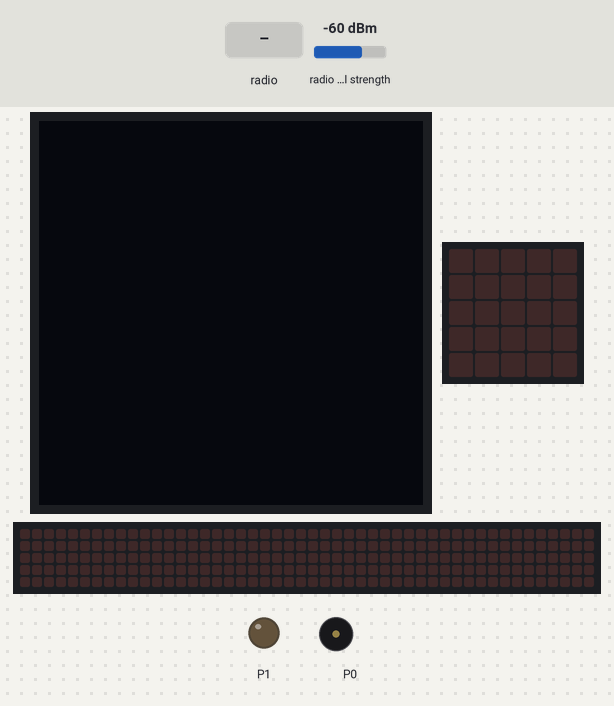
The program below on a simulated BBC micro:bit (MakeCode). On the bench: 128×128 one-colour display, the board's 5×5 LED display, a strip that is not on the board, showing the scrolling text unrolled, output pins drawn as LEDs (lit = HIGH), buzzer (waves = sounding). The test bench sets the inputs (shaded band); at power-on: radio signal strength -60 dBm. No radio messages arrive unless stated (any console line starting 'radio sent:' is added by the test bench); the 48×5 strip is a reading aid, not a part: it shows the text the display is scrolling, unrolled, one strip-width of it at a time; what the program prints to the serial console is not drawn.

Above: at 1.2 s.
1.3 s: radio message "1" arrives
At 1.37 s:
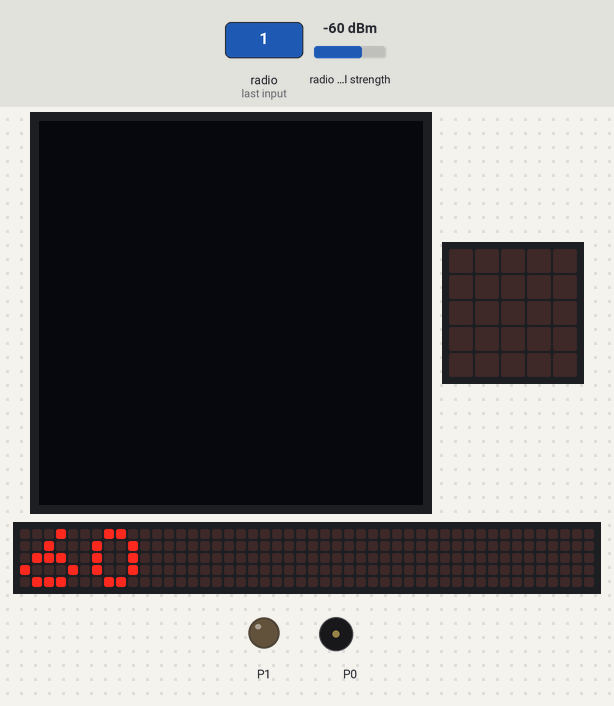
3.2 s: radio signal strength set to -64 dBm
5.5 s: radio signal strength set to -67 dBm
7.0 s: radio message "1" arrives
At 9.55 s:
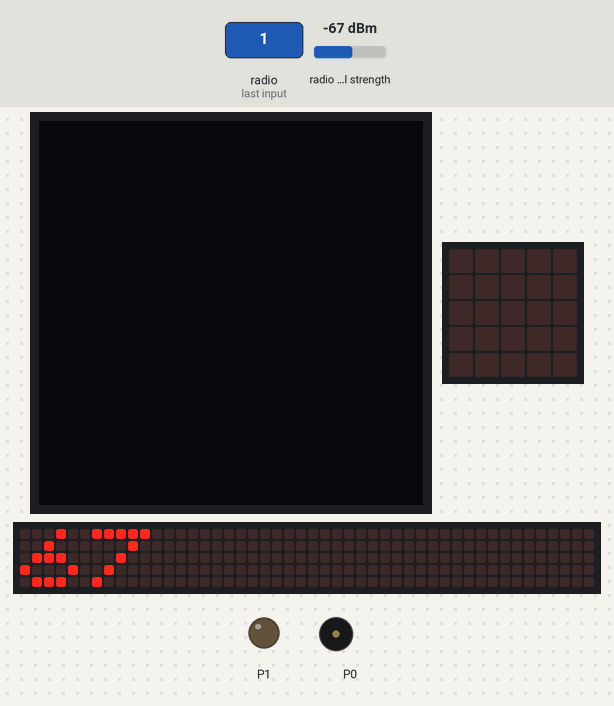
10.0 s: radio message "1" arrives
At 12.55 s:
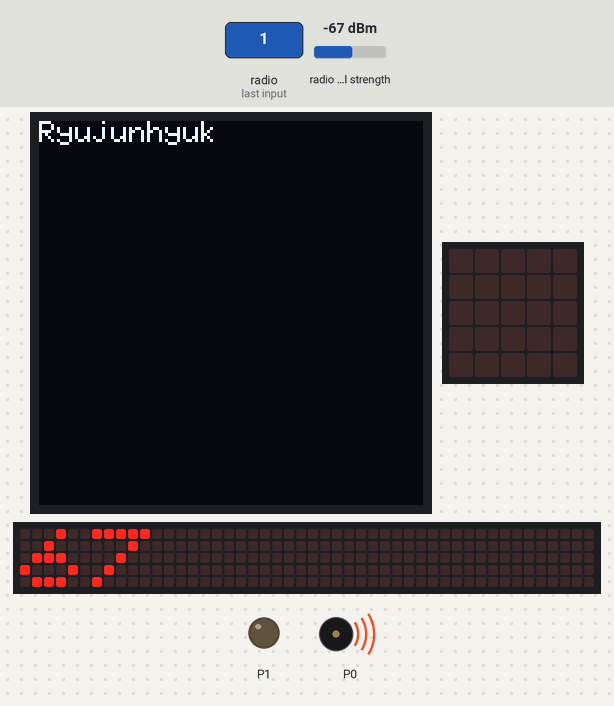
Timing chart, 0 to 28.2 s (numbered marks = the images above; inputs shaded):
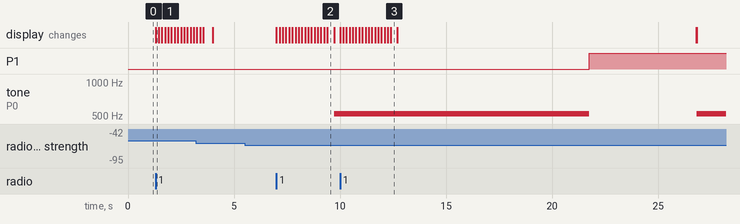

The program:

main.ts
```typescript
radio.onReceivedNumber(function (receivedNumber) {
    if (receivedNumber == 1) {
        basic.showNumber(Math.abs(radio.receivedPacket(RadioPacketProperty.SignalStrength)))
        Distance = Math.abs(radio.receivedPacket(RadioPacketProperty.SignalStrength))
    }
})
let Distance = 0
radio.setGroup(77)
radio.setTransmitPower(7)
OLED.init(128, 128)
basic.forever(function () {
    radio.sendNumber(0)
    if (Distance > 65) {
        OLED.writeStringNewLine("Ryujunhyuk")
        music.setVolume(255)
        music.playMelody("C5 C5 C5 C5 C5 C5 C5 C5 ", 40)
        pins.digitalWritePin(DigitalPin.P1, 1)
        basic.pause(5000)
        OLED.clear()
    } else if (Distance < 65) {
        pins.digitalWritePin(DigitalPin.P1, 0)
    }
})
```

test.ts
```typescript
// 테스트는 여기로 이동합니다; 이 패키지가 확장으로 사용될 때 컴파일되지 않을 것 입니다.
```

Measured:
- after the input at 1.3 s, the display: changes at once (image 1)
- after the input at 5.5 s, every drawn part: stays the same
- after the input at 7.0 s, tone on P0: silent → 523 Hz after 2.7 s; the display: changes at once (image 2)
- after the input at 10.0 s, the display: changes at once (image 3)
